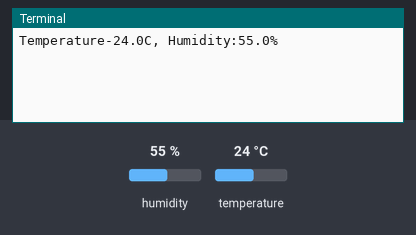
A program run on a simulated Raspberry Pi (BCM pin numbers). Shown: the last lines printed to the terminal. Inputs (shaded band) come from the test bench; at power-on: humidity 55 %, temperature 24 °C.

Above: at 1.2 s.
1.3 s: humidity set to 22 %
At 3.1 s:
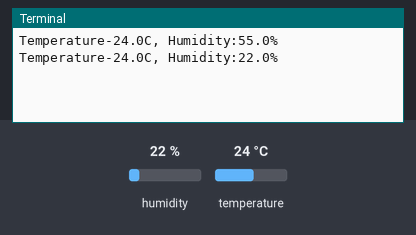
3.4 s: temperature set to 12 °C
At 4.0 s:
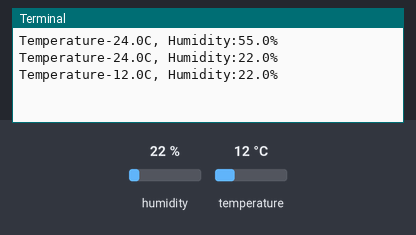
5.5 s: humidity set to 40 %
At 6.9 s:
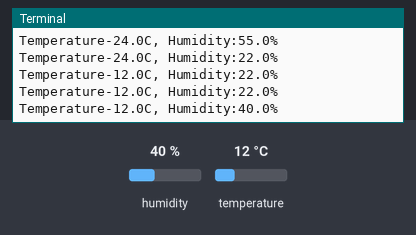
Timing chart, 0 to 8.5 s (numbered marks = the images above; inputs shaded):
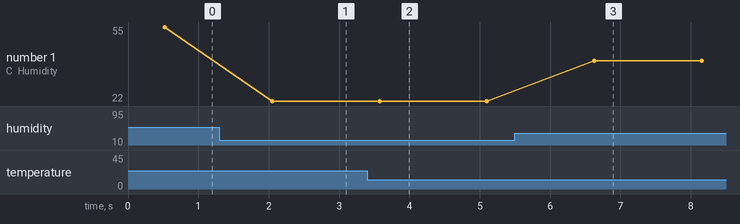

Measured:
- after the input at 1.3 s, the terminal: prints a new line after 0.75 s (image 1)
- after the input at 3.4 s, the terminal: prints a new line after 0.18 s (image 2)
- after the input at 5.5 s, the terminal: prints a new line after 1.1 s (image 3)
- plotted number 1: 55 → 22 after the input at 1.3 s, 22 → 40 after the input at 5.5 s

The program:

dht11.py
```python
import time
import Adafruit_DHT

sensor = Adafruit_DHT.DHT11
PIN = 4
try:
    while True:
        humidity, temperature = Adafruit_DHT.read_retry(sensor, PIN)
        if humidity is not None and temperature is not None:
            print(f"Temperature-{temperature:.1f}C, Humidity:{humidity:.1f}%")
        else:
            print('Read error')
        time.sleep(1)

finally:
    print("End of Program")
```
